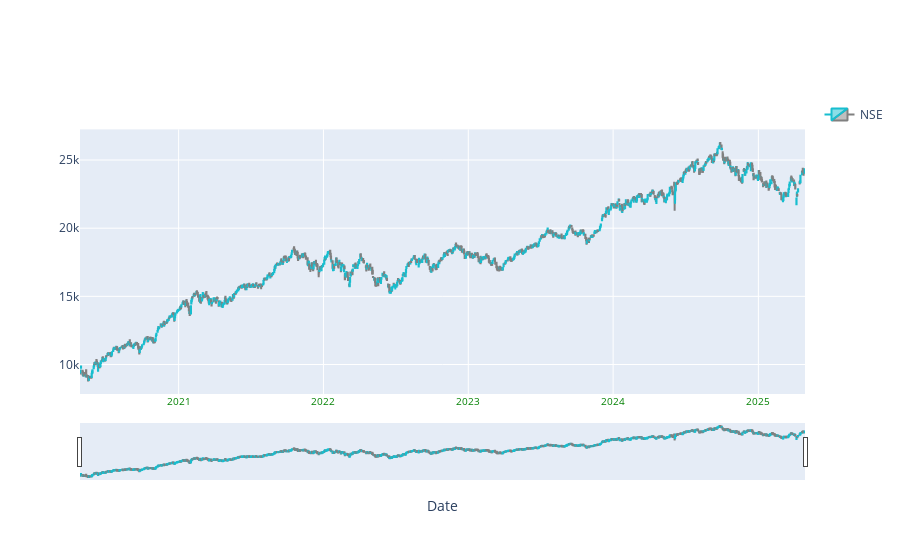

The code cell stored with this chart in its notebook:
### Markdown cell above
# Cufflinks Quant Figure Module

### Code cell
# add_sma - Simple Moving Average
# add_ema() - Exponential Moving Average
# add_trendline() - Trend line
# add_support() - Support line
# add_rsi - Relative Strength Indicator
# add_adx - Average Directional Index
# add_atr() - Average True Range
# add_macd() - Moving Average Convergence Divergence
# add_bollinger_bands - Bollinger Bands
# add_volume - Volume bars
# add_cci() - Commodity Channel Indicator
# add_dmi() - Directional Movement Index
# add_ptps() - Parabolic SAR
# add_resistance() - Resistance line


# qf=cf.QuantFig(nse_df, title='Nifty 50',legend='top',name='NSE')
# qf.add_bollinger_bands()
# qf.add_volume()

# qf.iplot()
qf = cf.QuantFig(nse_df, title='Nifty 50', legend='top', name='NSE',
                 layout={'xaxis': {'title': 'Date',
                                    'tickfont': {'size': 10, 'color': 'green'}}}
                                  )
qf.iplot()

### Figure 1 — Plotly figure (JSON) as saved in the notebook; plotly's stock layout.template omitted (floating-point values rounded to 4 significant figures; data arrays with more than 128 entries replaced by an {"elided": "..."} marker saying what was removed)
{"data": [{"close": {"elided": "1239 float values"}, "decreasing": {"line": {"color": "#808080"}}, "high": {"elided": "1239 float values"}, "increasing": {"line": {"color": "#17BECF"}}, "low": {"elided": "1239 float values"}, "name": "NSE", "open": {"elided": "1239 float values"}, "showlegend": true, "type": "candlestick", "x": {"elided": "1239 str values"}, "yaxis": "y2"}], "layout": {"autosize": true, "xaxis": {"anchor": "y2", "autorange": true, "range": ["2020-04-27 12:00", "2025-04-28 12:00"], "rangeslider": {"autorange": true, "range": ["2020-04-27 12:00", "2025-04-28 12:00"], "yaxis2": {"_template": null, "rangemode": "match"}}, "tickfont": {"color": "#008000", "size": 10}, "title": {"text": "Date"}, "type": "date"}, "yaxis2": {"autorange": true, "domain": [0, 0.9], "range": [7836.0, 27250.0]}}}
